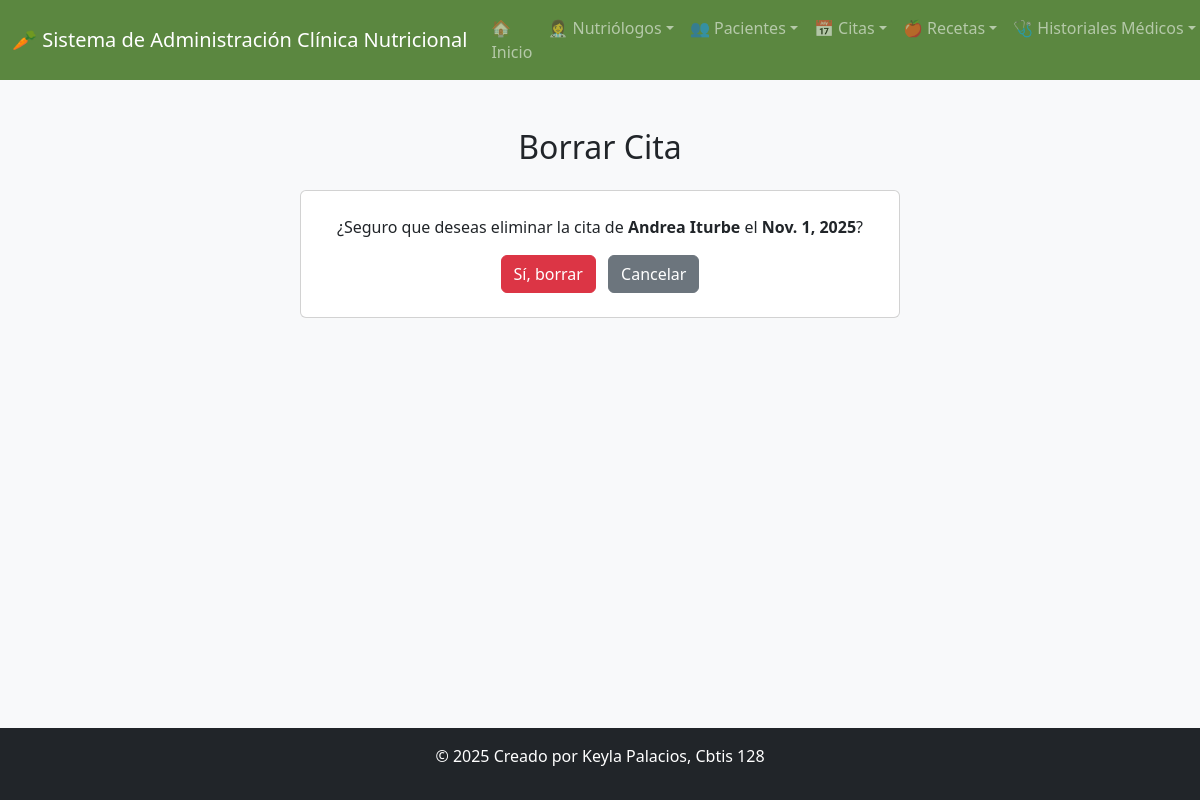
The app's page /borrar_cita/1/ with its own data.
### app_clinicanutricional/models.py (models this page shows, shortened)
class Cita(models.Model):
    fecha = models.DateField()
    horario = models.TimeField()
    motivo = models.CharField(max_length=200)
    estado = models.CharField(
        max_length=50,
        choices=[
            ('pendiente', 'Pendiente'),
            ('confirmada', 'Confirmada'),
            ('cancelada', 'Cancelada'),
            ('finalizada', 'Finalizada'),
        ]
    )
    observaciones = models.TextField(blank=True, null=True)
    duracion = models.PositiveIntegerField(help_text="Duración en minutos")
    id_nut = models.ForeignKey(
        Nutriologo,
        on_delete=models.CASCADE,
        related_name='citas'
    )
    id_paciente = models.ForeignKey(
        Paciente,
        on_delete=models.CASCADE,
        related_name='citas'
    )
    class Meta:
        verbose_name = "Cita"
        verbose_name_plural = "Citas"

class Paciente(models.Model):
    nombre = models.CharField(max_length=50)
    apellido = models.CharField(max_length=50)
    telefono = models.CharField(max_length=10)
    fechnacimiento = models.DateField()
    correo = models.EmailField(unique=True)
    direccion = models.CharField(max_length=100)
    sexo = models.CharField(
        max_length=10,
        choices=[
            ('Femenino', 'Femenino'),
            ('Masculino', 'Masculino')
        ]
    )
    id_nut = models.ForeignKey(
        Nutriologo,
        on_delete=models.CASCADE,
        related_name='pacientes'
    )
    class Meta:
        verbose_name = "Paciente"
        verbose_name_plural = "Pacientes"

### app_clinicanutricional/views.py (the view)
# urls.py: path('borrar_cita/<int:id>/', views.borrar_cita, name='borrar_cita'),
def borrar_cita(request, id):
    cita = get_object_or_404(Cita, id=id)
    if request.method == 'POST':
        cita.delete()
        return redirect('ver_citas')
    return render(request, 'citas/borrar_citas.html', {'cita': cita})

### app_clinicanutricional/templates/citas/borrar_citas.html (shortened to what this page needs)
{% extends 'base.html' %}
{% block content %}
<div class="container mt-5">
  <h2 class="text-center mb-4">Borrar Cita</h2>
  <div class="card p-4 mx-auto text-center" style="max-width:600px;">
    <p>¿Seguro que deseas eliminar la cita de <strong>{{ cita.id_paciente.nombre }} {{ cita.id_paciente.apellido }}</strong> el <strong>{{ cita.fecha }}</strong>?</p>
    <form method="POST">
      <button class="btn btn-danger">Sí, borrar</button>
      <a href="{% url 'ver_citas' %}" class="btn btn-secondary ms-2">Cancelar</a>
    </form>
  </div>
</div>
{% endblock %}

### records on screen
Cita: id_paciente.nombre "Andrea", id_paciente.apellido "Iturbe", fecha "Nov. 1, 2025"
